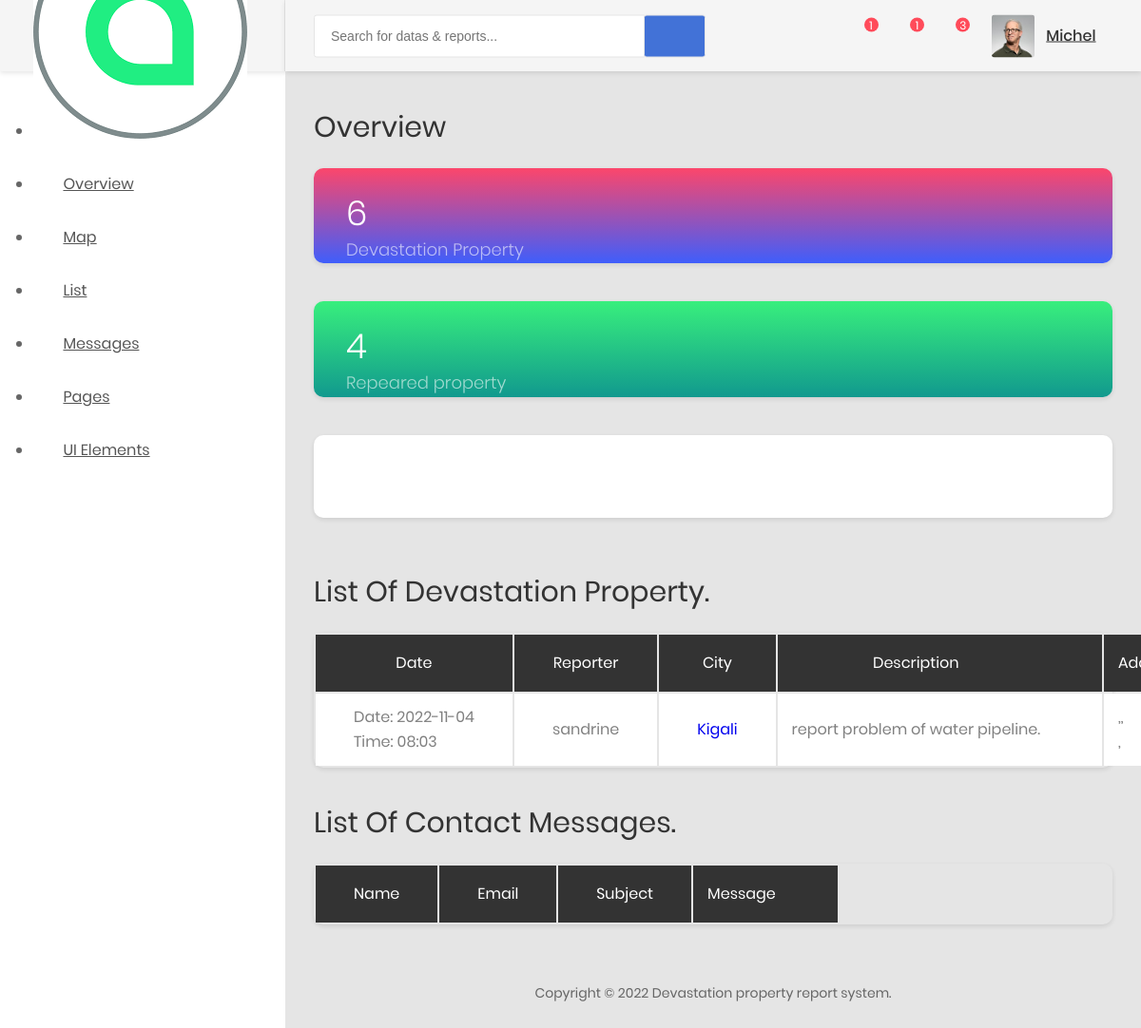
Before: /dashboard/ (signed in) with the older database file.
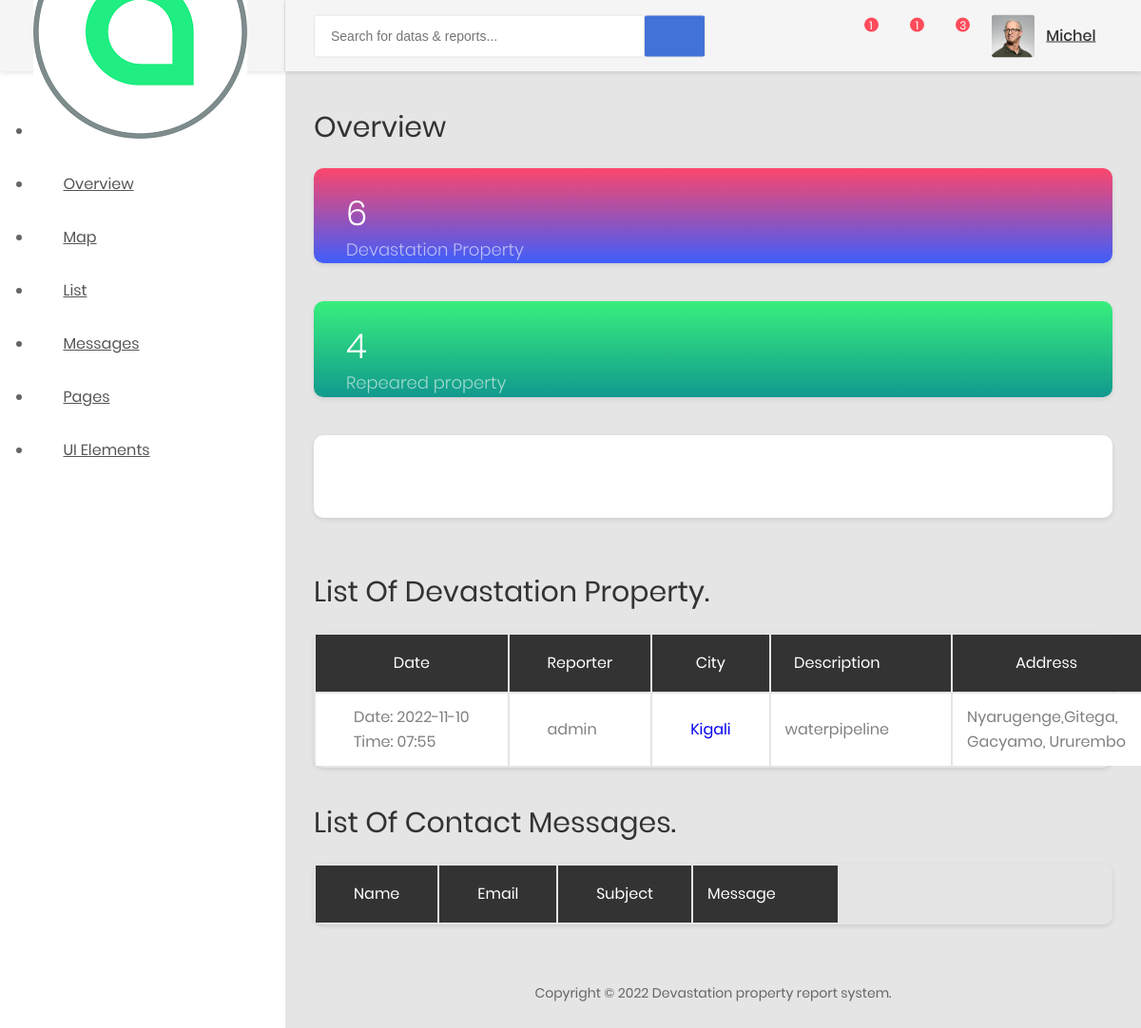
After: the same page with the newer database file.
### locations/models.py (models this page shows, shortened)
class Location(models.Model):
	poster=models.CharField(max_length=40)
	country = models.CharField(max_length=60)
	latitude = models.FloatField(default=0)
	longitude = models.FloatField(default=0)
	city = models.CharField(max_length=30, null=True, blank=True)
	reported_time = models.DateTimeField(default=timezone.now)
	image = models.ImageField(upload_to='properties/')
	description = models.TextField(default='devastation')
	district = models.CharField(max_length=30)
	sector = models.CharField(max_length=30)
	cell = models.CharField(max_length=30)
	village = models.CharField(max_length=30)

### locations/views.py (the view)
# urls.py: path('dashboard/', dashboard, name='dashboard'),
@login_required
def dashboard(request):
	datas = Location.objects.all()
	contacts=Contact.objects.all()
	data_list = Location.objects.values_list('latitude', 'longitude')
	map1 = folium.Map(location=[-1.952183, 30.054957], tiles='OpenStreetMap', zoom_start=9.5)
	plugins.FastMarkerCluster(data_list, icon=None).add_to(map1)
	map1 = map1._repr_html_()
	context = {
		'map1' : map1,
		'datas':datas,
		'contacts':contacts
	}
	return render(request, 'dashboard.html', context)

### locations/templates/dashboard.html (shortened to what this page needs)
{% load static %}
<!DOCTYPE html>
<html lang="en">
<head>
    <link href="{% static 'dashboard/css/font-face.css' %}" rel="stylesheet" media="all">
    <link href="{% static 'dashboard/vendor/font-awesome-4.7/css/font-awesome.min.css' %}" rel="stylesheet" media="all">
    <link href="{% static 'dashboard/vendor/font-awesome-5/css/fontawesome-all.min.css' %}" rel="stylesheet" media="all">
    <link href="{% static 'dashboard/vendor/mdi-font/css/material-design-iconic-font.min.css' %}" rel="stylesheet" media="all">
    <link href="{% static 'dashboard/vendor/bootstrap-4.1/bootstrap.min.css" rel="stylesheet' %}" media="all">
    <link href="{% static 'dashboard/vendor/animsition/animsition.min.css" rel="stylesheet' %}" media="all">
    <link href="{% static 'dashboard/vendor/bootstrap-progressbar/bootstrap-progressbar-3.3.4.min.css' %}" rel="stylesheet" media="all">
    <link href="{% static 'dashboard/vendor/wow/animate.css' %}" rel="stylesheet" media="all">
    <link href="{% static 'dashboard/vendor/css-hamburgers/hamburgers.min.css' %}" rel="stylesheet" media="all">
    <link href="{% static 'dashboard/vendor/slick/slick.css' %}" rel="stylesheet" media="all">
    <link href="{% static 'dashboard/vendor/select2/select2.min.css' %}" rel="stylesheet" media="all">
    <link href="{% static 'dashboard/vendor/perfect-scrollbar/perfect-scrollbar.css' %}" rel="stylesheet" media="all">
    <link href="{% static 'dashboard/css/theme.css' %}" rel="stylesheet" media="all">
</head>
<body class="animsition">
    <div class="page-wrapper">
        <header class="header-mobile d-block d-lg-none">
            <div class="header-mobile__bar">
                <div class="container-fluid">
                    <div class="header-mobile-inner">
                        <a class="logo" href="index.html">
                        </a>
                        <button class="hamburger hamburger--slider" type="button">
                            <span class="hamburger-box">
                            </span>
                        </button>
                    </div>
                </div>
            </div>
        </header>
        <aside class="menu-sidebar d-none d-lg-block">
            <div class="logo">
                <a href="{% url 'home' %}">
                    <img src="images/icon/favicon.png" alt="DPRS Admin" />
                </a>
            </div>
            <div class="menu-sidebar__content js-scrollbar1">
                <nav class="navbar-sidebar">
                    <ul class="list-unstyled navbar__list">
                        <li class="active has-sub">
                            <a class="js-arrow" href="{% url 'home' %}">
                                <i class="fa-solid fa-house">Back Home</i></a>
                        </li>
                        <li>
                            <a href="chart.html">
                                <i class="fas fa-chart-bar"></i>Overview</a>
                        </li>
                        <li>
                            <a href="table.html">
                                <i class="fas fa-table"></i>Map</a>
                        </li>
                        <li>
                            <a href="form.html">
                                <i class="far fa-check-square"></i>List</a>
                        </li>
                        <li>
                            <a href="calendar.html">
                                <i class="fas fa-calendar-alt"></i>Messages</a>
                        </li>
                        <li class="has-sub">
                            <a class="js-arrow" href="#">
                                <i class="fas fa-copy"></i>Pages</a>
                        </li>
                        <li class="has-sub">
                            <a class="js-arrow" href="#">
                                <i class="fas fa-desktop"></i>UI Elements</a>
                        </li>
                    </ul>
                </nav>
            </div>
        </aside>
        <div class="page-container">
            <header class="header-desktop">
                <div class="section__content section__content--p30">
                    <div class="container-fluid">
                        <div class="header-wrap">
                            <form class="form-header" action="" method="POST">
                                <input class="au-input au-input--xl" type="text" name="search" placeholder="Search for datas &amp; reports..." />
                                <button class="au-btn--submit" type="submit">
                                    <i class="zmdi zmdi-search"></i>
                                </button>
                            </form>
                            <div class="header-button">
                                <div class="noti-wrap">
                                    <div class="noti__item js-item-menu">
                                        <i class="zmdi zmdi-comment-more"></i>
                                        <span class="quantity">1</span>
                                    </div>
                                    <div class="noti__item js-item-menu">
                                        <i class="zmdi zmdi-email"></i>
                                        <span class="quantity">1</span>
                                    </div>
                                    <div class="noti__item js-item-menu">
                                        <i class="zmdi zmdi-notifications"></i>
                                        <span class="quantity">3</span>
                                    </div>
                                </div>
                                <div class="account-wrap">
                                    <div class="account-item clearfix js-item-menu">
                                        <div class="image">
                                            <img src="images/icon/avatar-01.jpg" alt="Michel" />
                                        </div>
                                        <div class="content">
                                            <a class="js-acc-btn" href="#">Michel</a>
                                        </div>
                                    </div>
                                </div>
                            </div>
                        </div>
                    </div>
                </div>
            </header>
            <div class="main-content">
                <div class="section__content section__content--p30">
                    <div class="container-fluid">
                        <div class="row">
                            <div class="col-md-12">
                                <div class="overview-wrap">
                                    <h2 class="title-1">overview</h2>
                                </div>
                            </div>
                        </div>
                        <div class="row m-t-25">
                            <div class="col-sm-6 col-lg-3">
                                <div class="overview-item overview-item--c1">
                                    <div class="overview__inner">
                                        <div class="overview-box clearfix">
                                            <div class="text">
                                                <h2>6</h2>
                                                <span>Devastation Property</span>
                                            </div>
                                        </div>
                                    </div>
                                </div>
                            </div>
                            <div class="col-sm-6 col-lg-3">
                                <div class="overview-item overview-item--c2">
                                    <div class="overview__inner">
                                        <div class="overview-box clearfix">
                                            <div class="text">
                                                <h2>4</h2>
                                                <span>Repeared property</span>
                                            </div>
                                        </div>
                                    </div>
                                </div>
                            </div>
                        <div class="row">
                            <div class="col-lg-6">
                                <div class="au-card chart-percent-card">
                                </div>
                            </div>
                        </div>
                        <div class="row">
                            <div class="col-lg-9">
                                <h2 class="title-1 m-b-25">List of Devastation Property.</h2>
                                <div class="table-responsive table--no-card m-b-40">
                                    <table class="table table-borderless table-striped table-earning">
                                        <thead>
                                            <tr>
                                                <th>date</th>
                                                <th>Reporter</th>
                                                <th>city</th>
                                                <th class="text-right">Description</th>
                                                <th class="text-right">Address</th>
                                            </tr>
                                        </thead>
                                        <tbody>
                                            {% for data in datas %}
                                            <tr>
                                                <td><p>Date: {{ data.reported_time|date:'Y-m-d' }}</p>
                                                    <p>Time: {{ data.reported_time|date:'H:i' }}</p></td>
                                                <td>{{ data.poster }}</td>
                                                <td><a href="{% url 'datail' data.id %}" style="text-decoration: none;">{{ data.city }}</a></td>
                                                <td class="text-right">{{ data.description }}</td>
                                                <td class="text-right"><p>{{ data.district }},{{ data.sector }},</p><p>{{ data.cell }}, {{ data.village }}</p></td>
                                            </tr>
                                            {% endfor %}
                                        </tbody>
                                    </table>
                                </div>
                            </div>
                            <div class="row">
                                <div class="col-lg-9">
                                    <h2 class="title-1 m-b-25">List of Contact Messages.</h2>
                                    <div class="table-responsive table--no-card m-b-40">
                                        <table class="table table-borderless table-striped table-earning">
                                            <thead>
                                                <tr>
                                                    <th>Name</th>
                                                    <th>Email</th>
                                                    <th>Subject</th>
                                                    <th class="text-right">Message</th>
                                                </tr>
                                            </thead>
                                        </table>
                                    </div>
                                </div>
                        <div class="row">
                            <div class="col-md-12">
                                <div class="copyright">
                                    <p>Copyright © 2022 Devastation property report system.</p>
                                </div>
                            </div>
                        </div>
                    </div>
                </div>
            </div>
        </div>
    </div>
</body>
</html>

Changed rows visible on the page:
removed Location: reported_time "2022-11-04", reported_time "08:03", poster "sandrine", city "Kigali", description "report problem of water pipeline."
added Location: reported_time "2022-11-10", reported_time "07:55", poster "admin", city "Kigali", description "waterpipeline", district "Nyarugenge", sector "Gitega", cell "Gacyamo", village "Ururembo"
